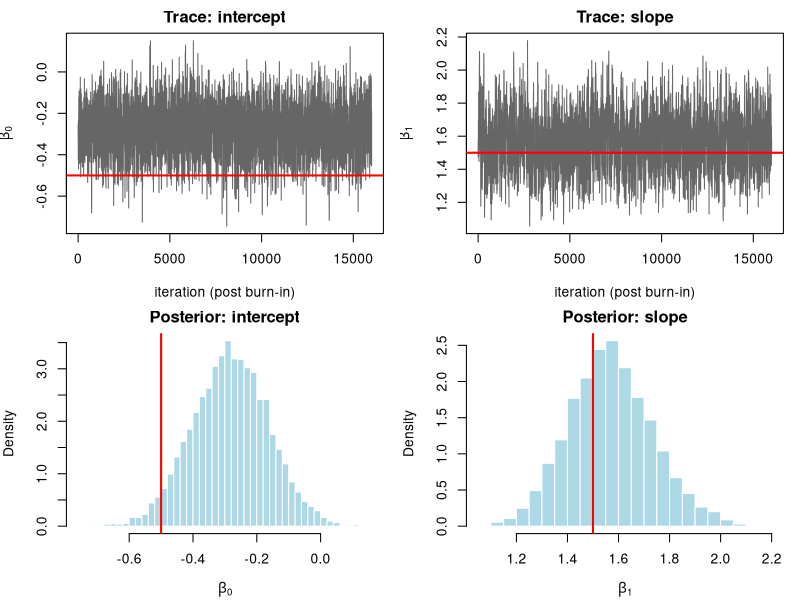
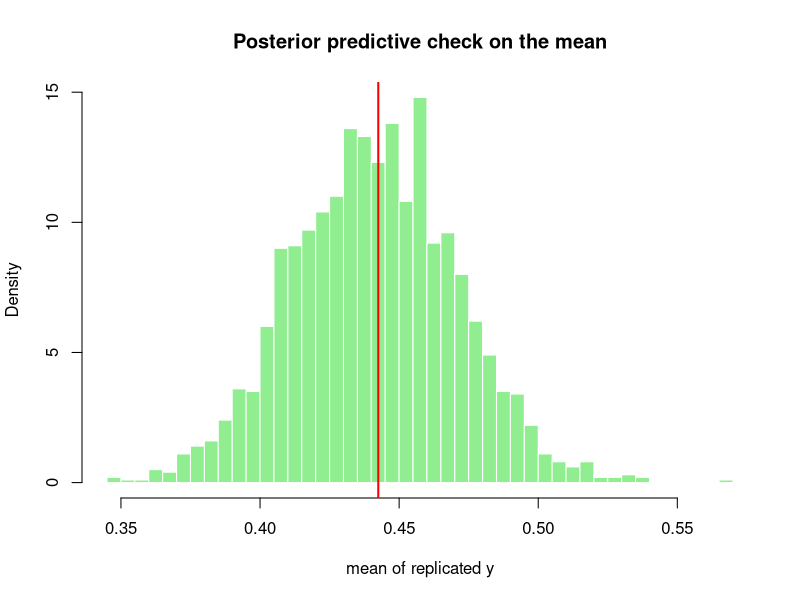

Recreate these plots in R, in order.
## ---- chunk 1
#| include: false
suppressPackageStartupMessages(library(tidyverse))
## ---- chunk 2
set.seed(1301)

# Simulate data from a known logistic model
n <- 400
x <- rnorm(n)
beta_true <- c(-0.5, 1.5)      # intercept, slope
eta <- beta_true[1] + beta_true[2] * x
p <- 1 / (1 + exp(-eta))
y <- rbinom(n, size = 1, prob = p)

# Unnormalized log posterior: log-likelihood + log-prior
log_posterior <- function(beta, x, y, prior_sd = 5) {
  eta <- beta[1] + beta[2] * x
  # numerically stable Bernoulli log-likelihood
  loglik <- sum(y * eta - log1p(exp(eta)))
  logprior <- sum(dnorm(beta, mean = 0, sd = prior_sd, log = TRUE))
  loglik + logprior
}

# Random-walk Metropolis-Hastings with a symmetric Gaussian proposal
metropolis <- function(log_post, init, n_iter, proposal_sd, ...) {
  p <- length(init)
  draws <- matrix(NA_real_, nrow = n_iter, ncol = p)
  current <- init
  current_lp <- log_post(current, ...)
  n_accept <- 0
  for (t in seq_len(n_iter)) {
    candidate <- current + rnorm(p, mean = 0, sd = proposal_sd)
    cand_lp <- log_post(candidate, ...)
    # symmetric proposal so the acceptance ratio is the posterior ratio
    log_alpha <- cand_lp - current_lp
    if (log(runif(1)) < log_alpha) {
      current <- candidate
      current_lp <- cand_lp
      n_accept <- n_accept + 1
    }
    draws[t, ] <- current
  }
  list(draws = draws, accept_rate = n_accept / n_iter)
}

n_iter <- 20000
fit <- metropolis(log_posterior, init = c(0, 0),
                  n_iter = n_iter, proposal_sd = 0.12,
                  x = x, y = y)

# Discard a burn-in period, then summarize
burnin <- 4000
post <- fit$draws[(burnin + 1):n_iter, ]
colnames(post) <- c("beta0", "beta1")

cat(sprintf("Acceptance rate: %.2f\n", fit$accept_rate))
post_summary <- t(apply(post, 2, function(z)
  c(mean = mean(z),
    sd = sd(z),
    q2.5 = quantile(z, 0.025),
    q97.5 = quantile(z, 0.975))))
print(round(post_summary, 3))

# Figure: trace plots and posterior histograms
op <- par(mfrow = c(2, 2), mar = c(4, 4, 2, 1))
plot(post[, "beta0"], type = "l", col = "grey40",
     xlab = "iteration (post burn-in)", ylab = expression(beta[0]),
     main = "Trace: intercept")
abline(h = beta_true[1], col = "red", lwd = 2)
plot(post[, "beta1"], type = "l", col = "grey40",
     xlab = "iteration (post burn-in)", ylab = expression(beta[1]),
     main = "Trace: slope")
abline(h = beta_true[2], col = "red", lwd = 2)
hist(post[, "beta0"], breaks = 40, col = "lightblue", border = "white",
     xlab = expression(beta[0]), main = "Posterior: intercept", freq = FALSE)
abline(v = beta_true[1], col = "red", lwd = 2)
hist(post[, "beta1"], breaks = 40, col = "lightblue", border = "white",
     xlab = expression(beta[1]), main = "Posterior: slope", freq = FALSE)
abline(v = beta_true[2], col = "red", lwd = 2)
par(op)
## ---- chunk 3
glm_fit <- glm(y ~ x, family = binomial())
round(coef(glm_fit), 3)        # compare with posterior means above
## ---- chunk 4
set.seed(7)
S <- 2000
idx <- sample(nrow(post), S, replace = TRUE)   # posterior draws to use
rep_means <- numeric(S)
for (s in seq_len(S)) {
  b <- post[idx[s], ]
  eta_s <- b[1] + b[2] * x
  p_s <- 1 / (1 + exp(-eta_s))
  y_rep <- rbinom(length(x), size = 1, prob = p_s)
  rep_means[s] <- mean(y_rep)
}

obs_mean <- mean(y)
ppc_p <- mean(rep_means >= obs_mean)   # a Bayesian posterior predictive p-value

hist(rep_means, breaks = 40, col = "lightgreen", border = "white",
     xlab = "mean of replicated y", freq = FALSE,
     main = "Posterior predictive check on the mean")
abline(v = obs_mean, col = "red", lwd = 2)

cat(sprintf("Observed mean: %.3f\n", obs_mean))
cat(sprintf("Posterior predictive p-value: %.3f\n", ppc_p))
